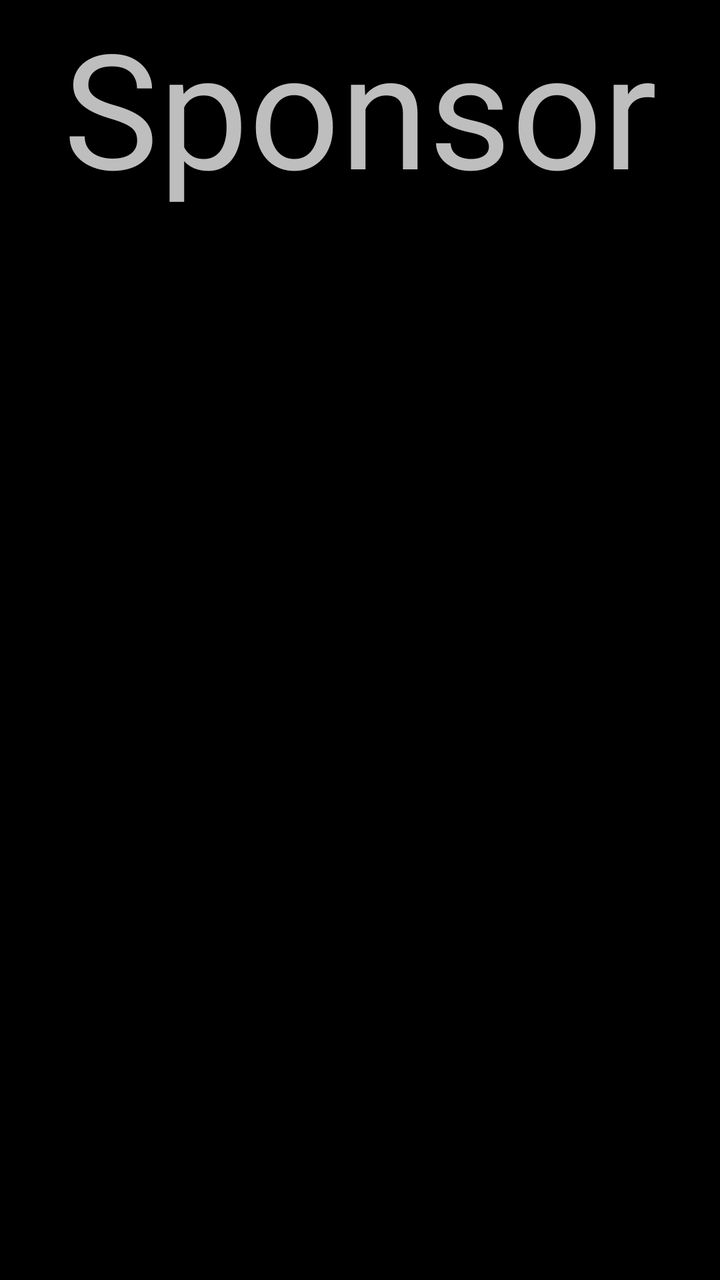
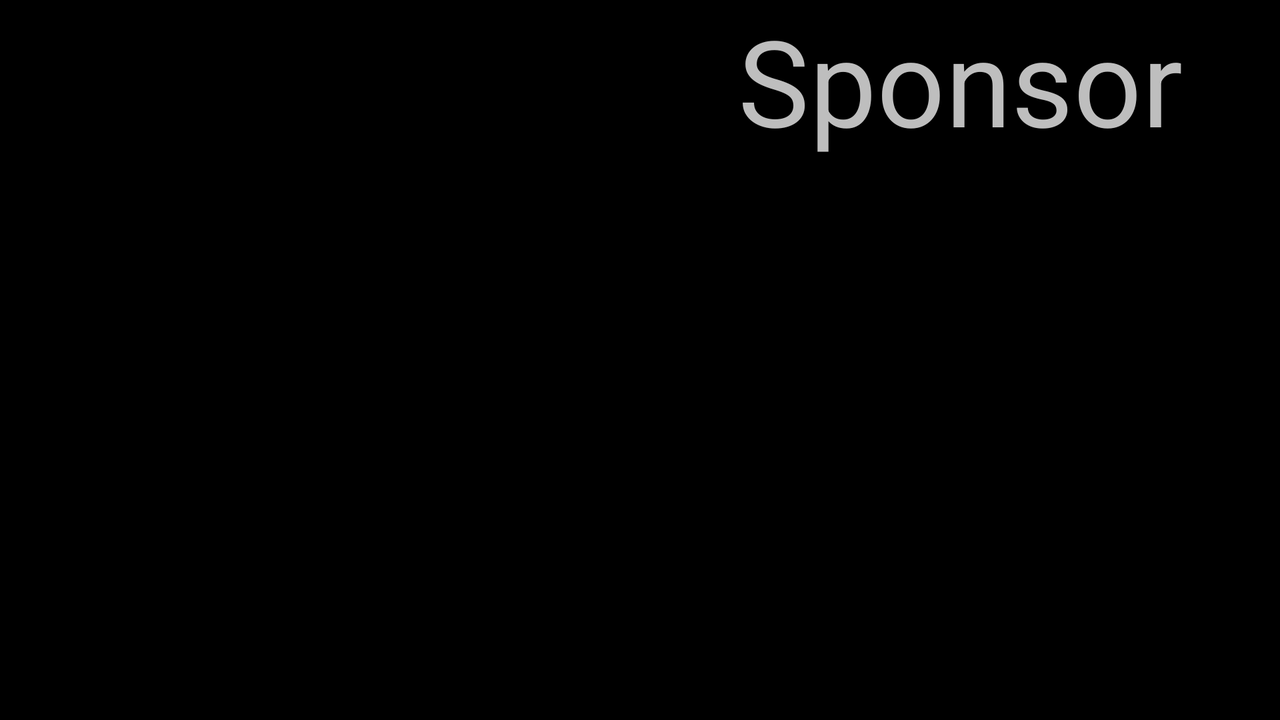

The same Android screen from two of the app's own layout files: first res/layout/ as a phone draws it, then the repository's variant for another configuration, drawn on a device whose configuration selects that folder. Both files follow.
<!-- AndroidManifest.xml: application theme android:Theme.Black.NoTitleBar.Fullscreen -->
<!-- res/layout/activity_sponsor.xml -->
<LinearLayout xmlns:android="http://schemas.android.com/apk/res/android"
    xmlns:tools="http://schemas.android.com/tools"
    android:layout_width="match_parent" android:layout_height="match_parent"
    android:orientation="vertical"
    tools:context="com.vib15.vibrationsapp.Sponsor" tools:ignore="MergeRootFrame" >
    <ScrollView
        android:layout_width="match_parent"
        android:layout_height="match_parent"
        android:layout_weight="1.5">
    <TextView
        android:id="@+id/sponsorHead"
        android:layout_height="match_parent"
        android:layout_width="match_parent"
        android:gravity="center"
        android:text="Sponsor"
        android:textSize="80dp"
        />
    </ScrollView>
    <FrameLayout
        android:layout_width="match_parent"
        android:layout_height="match_parent"
        android:id="@+id/container"
        android:layout_weight="1"/>

    </LinearLayout>
<!-- resources referenced by this layout -->
<resources>

</resources>
<!-- res/layout-land/activity_sponsor.xml (the repository's variant of the layout above) -->
<!-- drawn on the phone turned sideways -->
<LinearLayout xmlns:android="http://schemas.android.com/apk/res/android"
    xmlns:tools="http://schemas.android.com/tools"
    android:layout_width="match_parent" android:layout_height="match_parent"
    android:orientation="horizontal"
    tools:context="com.vib15.vibrationsapp.Sponsor" tools:ignore="MergeRootFrame" >

    <FrameLayout
        android:layout_width="match_parent"
        android:layout_height="match_parent"
        android:id="@+id/container"
        android:layout_weight="1"/>
    <ScrollView
        android:layout_width="match_parent"
        android:layout_height="match_parent"
        android:layout_gravity="center"
        android:layout_weight="1">
    <TextView
        android:id="@+id/sponsorHead"
        android:layout_height="match_parent"
        android:layout_width="match_parent"
        android:gravity="center"
        android:text="Sponsor"
        android:textSize="60dp"
        />
    </ScrollView>
    </LinearLayout>
